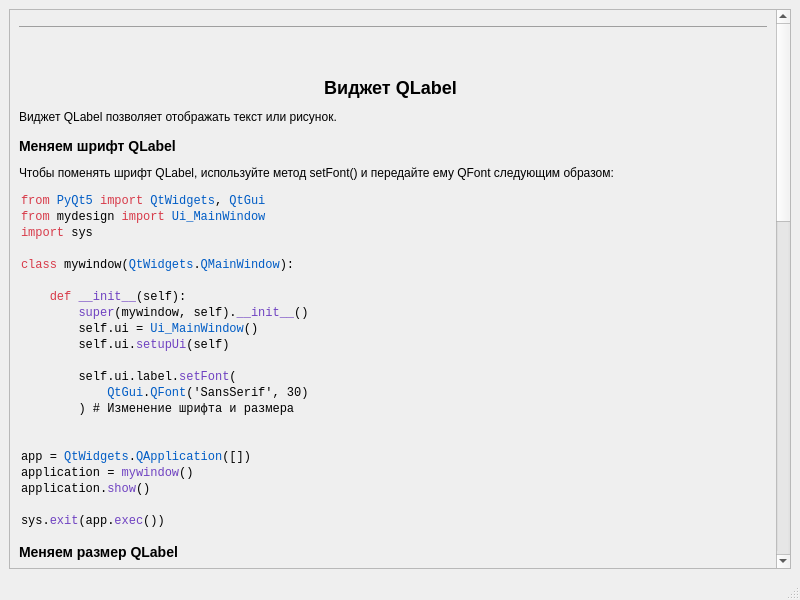
<?xml version="1.0" encoding="UTF-8"?>
<ui version="4.0">
 <class>MainWindow5</class>
 <widget class="QMainWindow" name="MainWindow5">
  <property name="geometry">
   <rect>
    <x>0</x>
    <y>0</y>
    <width>800</width>
    <height>600</height>
   </rect>
  </property>
  <property name="windowTitle">
   <string>MainWindow</string>
  </property>
  <widget class="QWidget" name="centralwidget">
   <layout class="QVBoxLayout" name="verticalLayout">
    <item>
     <widget class="QScrollArea" name="scrollArea">
      <property name="widgetResizable">
       <bool>true</bool>
      </property>
      <widget class="QWidget" name="scrollAreaWidgetContents">
       <property name="geometry">
        <rect>
         <x>0</x>
         <y>0</y>
         <width>767</width>
         <height>1500</height>
        </rect>
       </property>
       <layout class="QVBoxLayout" name="verticalLayout_2">
        <item>
         <widget class="QLabel" name="label">
          <property name="text">
           <string>&lt;html&gt;
&lt;head&gt;
&lt;style&gt;


.blob-code-inner{overflow:visible;font-family:SFMono-Regular,Consolas,Liberation Mono,Menlo,monospace;font-size:12px;color:var(--color-text-primary);word-wrap:normal;white-space:pre}

.pl-k{color:#d73a49}
.pl-v{color:#005cc5}
.pl-en{color:#6f42c1}
&lt;/style&gt;
&lt;/head&gt;
&lt;body&gt;
&lt;hr&gt;
&lt;br&gt;&lt;b&gt;
&lt;h2 ALIGN=&quot;center&quot;&gt;Виджет QLabel &lt;/h2&gt;
&lt;/b&gt;
&lt;p&gt;
Виджет QLabel позволяет отображать текст или рисунок.
&lt;p&gt;
&lt;h3&gt;Меняем шрифт QLabel&lt;/h3 &gt;
&lt;p&gt;
Чтобы поменять шрифт QLabel, используйте метод setFont() и передайте ему QFont следующим образом:
&lt;p&gt;
&lt;table class=&quot;highlight tab-size js-file-line-container&quot; data-tab-size=&quot;8&quot; data-paste-markdown-skip&gt;
      &lt;tr&gt;
        
        &lt;td id=&quot;file-123-py-LC1&quot; class=&quot;blob-code blob-code-inner js-file-line&quot;&gt;&lt;span class=pl-k&gt;from&lt;/span&gt; &lt;span class=pl-v&gt;PyQt5&lt;/span&gt; &lt;span class=pl-k&gt;import&lt;/span&gt; &lt;span class=pl-v&gt;QtWidgets&lt;/span&gt;, &lt;span class=pl-v&gt;QtGui&lt;/span&gt;&lt;/td&gt;
      &lt;/tr&gt;
      &lt;tr&gt;
        
        &lt;td id=&quot;file-123-py-LC2&quot; class=&quot;blob-code blob-code-inner js-file-line&quot;&gt;&lt;span class=pl-k&gt;from&lt;/span&gt; &lt;span class=pl-s1&gt;mydesign&lt;/span&gt; &lt;span class=pl-k&gt;import&lt;/span&gt; &lt;span class=pl-v&gt;Ui_MainWindow&lt;/span&gt;&lt;/td&gt;
      &lt;/tr&gt;
      &lt;tr&gt;
        
        &lt;td id=&quot;file-123-py-LC3&quot; class=&quot;blob-code blob-code-inner js-file-line&quot;&gt;&lt;span class=pl-k&gt;import&lt;/span&gt; &lt;span class=pl-s1&gt;sys&lt;/span&gt;&lt;/td&gt;
      &lt;/tr&gt;
      &lt;tr&gt;
        
        &lt;td id=&quot;file-123-py-LC5&quot; class=&quot;blob-code blob-code-inner js-file-line&quot;&gt; &lt;/td&gt;
      &lt;/tr&gt;
      &lt;tr&gt;
        
        &lt;td id=&quot;file-123-py-LC6&quot; class=&quot;blob-code blob-code-inner js-file-line&quot;&gt;&lt;span class=pl-k&gt;class&lt;/span&gt; &lt;span class=pl-s1&gt;mywindow&lt;/span&gt;(&lt;span class=pl-v&gt;QtWidgets&lt;/span&gt;.&lt;span class=pl-v&gt;QMainWindow&lt;/span&gt;):&lt;/td&gt;
      &lt;/tr&gt;
      &lt;tr&gt;
        
        &lt;td id=&quot;file-123-py-LC7&quot; class=&quot;blob-code blob-code-inner js-file-line&quot;&gt; &lt;/td&gt;
      &lt;/tr&gt;
      &lt;tr&gt;
        
        &lt;td id=&quot;file-123-py-LC8&quot; class=&quot;blob-code blob-code-inner js-file-line&quot;&gt;    &lt;span class=pl-k&gt;def&lt;/span&gt; &lt;span class=pl-en&gt;__init__&lt;/span&gt;(&lt;span class=pl-s1&gt;self&lt;/span&gt;):&lt;/td&gt;
      &lt;/tr&gt;
      &lt;tr&gt;
        
        &lt;td id=&quot;file-123-py-LC9&quot; class=&quot;blob-code blob-code-inner js-file-line&quot;&gt;        &lt;span class=pl-en&gt;super&lt;/span&gt;(&lt;span class=pl-s1&gt;mywindow&lt;/span&gt;, &lt;span class=pl-s1&gt;self&lt;/span&gt;).&lt;span class=pl-en&gt;__init__&lt;/span&gt;()&lt;/td&gt;
      &lt;/tr&gt;
      &lt;tr&gt;
        
        &lt;td id=&quot;file-123-py-LC10&quot; class=&quot;blob-code blob-code-inner js-file-line&quot;&gt;        &lt;span class=pl-s1&gt;self&lt;/span&gt;.&lt;span class=pl-s1&gt;ui&lt;/span&gt; &lt;span class=pl-c1&gt;=&lt;/span&gt; &lt;span class=pl-v&gt;Ui_MainWindow&lt;/span&gt;()&lt;/td&gt;
      &lt;/tr&gt;
      &lt;tr&gt;
        
        &lt;td id=&quot;file-123-py-LC11&quot; class=&quot;blob-code blob-code-inner js-file-line&quot;&gt;        &lt;span class=pl-s1&gt;self&lt;/span&gt;.&lt;span class=pl-s1&gt;ui&lt;/span&gt;.&lt;span class=pl-en&gt;setupUi&lt;/span&gt;(&lt;span class=pl-s1&gt;self&lt;/span&gt;)&lt;/td&gt;
      &lt;/tr&gt;
      &lt;tr&gt;
        
        &lt;td id=&quot;file-123-py-LC12&quot; class=&quot;blob-code blob-code-inner js-file-line&quot;&gt;        &lt;/td&gt;
      &lt;/tr&gt;
      &lt;tr&gt;
        
        &lt;td id=&quot;file-123-py-LC13&quot; class=&quot;blob-code blob-code-inner js-file-line&quot;&gt;        &lt;span class=pl-s1&gt;self&lt;/span&gt;.&lt;span class=pl-s1&gt;ui&lt;/span&gt;.&lt;span class=pl-s1&gt;label&lt;/span&gt;.&lt;span class=pl-en&gt;setFont&lt;/span&gt;(&lt;/td&gt;
      &lt;/tr&gt;
      &lt;tr&gt;
        
        &lt;td id=&quot;file-123-py-LC14&quot; class=&quot;blob-code blob-code-inner js-file-line&quot;&gt;            &lt;span class=pl-v&gt;QtGui&lt;/span&gt;.&lt;span class=pl-v&gt;QFont&lt;/span&gt;(&lt;span class=pl-s&gt;&amp;#39;SansSerif&amp;#39;&lt;/span&gt;, &lt;span class=pl-c1&gt;30&lt;/span&gt;)&lt;/td&gt;
      &lt;/tr&gt;
      &lt;tr&gt;
        
        &lt;td id=&quot;file-123-py-LC15&quot; class=&quot;blob-code blob-code-inner js-file-line&quot;&gt;        ) &lt;span class=pl-c&gt;# Изменение шрифта и размера&lt;/span&gt;&lt;/td&gt;
      &lt;/tr&gt;
      &lt;tr&gt;
        
        &lt;td id=&quot;file-123-py-LC16&quot; class=&quot;blob-code blob-code-inner js-file-line&quot;&gt; &lt;/td&gt;
      &lt;/tr&gt;
      &lt;tr&gt;
        
        &lt;td id=&quot;file-123-py-LC17&quot; class=&quot;blob-code blob-code-inner js-file-line&quot;&gt; &lt;/td&gt;
      &lt;/tr&gt;
      &lt;tr&gt;
        
        &lt;td id=&quot;file-123-py-LC18&quot; class=&quot;blob-code blob-code-inner js-file-line&quot;&gt;&lt;span class=pl-s1&gt;app&lt;/span&gt; &lt;span class=pl-c1&gt;=&lt;/span&gt; &lt;span class=pl-v&gt;QtWidgets&lt;/span&gt;.&lt;span class=pl-v&gt;QApplication&lt;/span&gt;([])&lt;/td&gt;
      &lt;/tr&gt;
      &lt;tr&gt;
        
        &lt;td id=&quot;file-123-py-LC19&quot; class=&quot;blob-code blob-code-inner js-file-line&quot;&gt;&lt;span class=pl-s1&gt;application&lt;/span&gt; &lt;span class=pl-c1&gt;=&lt;/span&gt; &lt;span class=pl-en&gt;mywindow&lt;/span&gt;()&lt;/td&gt;
      &lt;/tr&gt;
      &lt;tr&gt;
        
        &lt;td id=&quot;file-123-py-LC20&quot; class=&quot;blob-code blob-code-inner js-file-line&quot;&gt;&lt;span class=pl-s1&gt;application&lt;/span&gt;.&lt;span class=pl-en&gt;show&lt;/span&gt;()&lt;/td&gt;
      &lt;/tr&gt;
      &lt;tr&gt;
        
        &lt;td id=&quot;file-123-py-LC21&quot; class=&quot;blob-code blob-code-inner js-file-line&quot;&gt; &lt;/td&gt;
      &lt;/tr&gt;
      &lt;tr&gt;
        
        &lt;td id=&quot;file-123-py-LC22&quot; class=&quot;blob-code blob-code-inner js-file-line&quot;&gt;&lt;span class=pl-s1&gt;sys&lt;/span&gt;.&lt;span class=pl-en&gt;exit&lt;/span&gt;(&lt;span class=pl-s1&gt;app&lt;/span&gt;.&lt;span class=pl-en&gt;exec&lt;/span&gt;())&lt;/td&gt;
      &lt;/tr&gt;

&lt;/table&gt;
&lt;p&gt;
&lt;h3&gt;Меняем размер QLabel&lt;/h3&gt;
&lt;p&gt;
Чтобы поменять размер QLabel, вам нужно указать его геометрию при помощи метода setGeometry(), вот так:
&lt;p&gt;
&lt;table class=&quot;highlight tab-size js-file-line-container&quot; data-tab-size=&quot;8&quot; data-paste-markdown-skip&gt;
      &lt;tr&gt;
        
        &lt;td id=&quot;file-2-py-LC1&quot; class=&quot;blob-code blob-code-inner js-file-line&quot;&gt;&lt;span class=pl-k&gt;from&lt;/span&gt; &lt;span class=pl-v&gt;PyQt5&lt;/span&gt; &lt;span class=pl-k&gt;import&lt;/span&gt; &lt;span class=pl-v&gt;QtWidgets&lt;/span&gt;, &lt;span class=pl-v&gt;QtGui&lt;/span&gt;,&lt;span class=pl-v&gt;QtCore&lt;/span&gt;&lt;/td&gt;
      &lt;/tr&gt;
      &lt;tr&gt;
        
        &lt;td id=&quot;file-2-py-LC2&quot; class=&quot;blob-code blob-code-inner js-file-line&quot;&gt;&lt;span class=pl-k&gt;from&lt;/span&gt; &lt;span class=pl-s1&gt;mydesign&lt;/span&gt; &lt;span class=pl-k&gt;import&lt;/span&gt; &lt;span class=pl-v&gt;Ui_MainWindow&lt;/span&gt;&lt;/td&gt;
      &lt;/tr&gt;
      &lt;tr&gt;
        
        &lt;td id=&quot;file-2-py-LC3&quot; class=&quot;blob-code blob-code-inner js-file-line&quot;&gt;&lt;span class=pl-k&gt;import&lt;/span&gt; &lt;span class=pl-s1&gt;sys&lt;/span&gt;&lt;/td&gt;
      &lt;/tr&gt;
      &lt;tr&gt;
        
        &lt;td id=&quot;file-2-py-LC4&quot; class=&quot;blob-code blob-code-inner js-file-line&quot;&gt; &lt;/td&gt;
      &lt;/tr&gt;
      &lt;tr&gt;
        
        &lt;td id=&quot;file-2-py-LC5&quot; class=&quot;blob-code blob-code-inner js-file-line&quot;&gt;&lt;span class=pl-k&gt;class&lt;/span&gt; &lt;span class=pl-s1&gt;mywindow&lt;/span&gt;(&lt;span class=pl-v&gt;QtWidgets&lt;/span&gt;.&lt;span class=pl-v&gt;QMainWindow&lt;/span&gt;):&lt;/td&gt;
      &lt;/tr&gt;
      &lt;tr&gt;
        
        &lt;td id=&quot;file-2-py-LC6&quot; class=&quot;blob-code blob-code-inner js-file-line&quot;&gt; &lt;/td&gt;
      &lt;/tr&gt;
      &lt;tr&gt;
        
        &lt;td id=&quot;file-2-py-LC7&quot; class=&quot;blob-code blob-code-inner js-file-line&quot;&gt;    &lt;span class=pl-k&gt;def&lt;/span&gt; &lt;span class=pl-en&gt;__init__&lt;/span&gt;(&lt;span class=pl-s1&gt;self&lt;/span&gt;):&lt;/td&gt;
      &lt;/tr&gt;
      &lt;tr&gt;
        
        &lt;td id=&quot;file-2-py-LC8&quot; class=&quot;blob-code blob-code-inner js-file-line&quot;&gt;        &lt;span class=pl-en&gt;super&lt;/span&gt;(&lt;span class=pl-s1&gt;mywindow&lt;/span&gt;, &lt;span class=pl-s1&gt;self&lt;/span&gt;).&lt;span class=pl-en&gt;__init__&lt;/span&gt;()&lt;/td&gt;
      &lt;/tr&gt;
      &lt;tr&gt;
        
        &lt;td id=&quot;file-2-py-LC9&quot; class=&quot;blob-code blob-code-inner js-file-line&quot;&gt;        &lt;span class=pl-s1&gt;self&lt;/span&gt;.&lt;span class=pl-s1&gt;ui&lt;/span&gt; &lt;span class=pl-c1&gt;=&lt;/span&gt; &lt;span class=pl-v&gt;Ui_MainWindow&lt;/span&gt;()&lt;/td&gt;
      &lt;/tr&gt;
      &lt;tr&gt;
        
        &lt;td id=&quot;file-2-py-LC10&quot; class=&quot;blob-code blob-code-inner js-file-line&quot;&gt;        &lt;span class=pl-s1&gt;self&lt;/span&gt;.&lt;span class=pl-s1&gt;ui&lt;/span&gt;.&lt;span class=pl-en&gt;setupUi&lt;/span&gt;(&lt;span class=pl-s1&gt;self&lt;/span&gt;)&lt;/td&gt;
      &lt;/tr&gt;
      &lt;tr&gt;
        
        &lt;td id=&quot;file-2-py-LC11&quot; class=&quot;blob-code blob-code-inner js-file-line&quot;&gt;        &lt;/td&gt;
      &lt;/tr&gt;
      &lt;tr&gt;
        
        &lt;td id=&quot;file-2-py-LC12&quot; class=&quot;blob-code blob-code-inner js-file-line&quot;&gt;        &lt;span class=pl-s1&gt;self&lt;/span&gt;.&lt;span class=pl-s1&gt;ui&lt;/span&gt;.&lt;span class=pl-s1&gt;label&lt;/span&gt;.&lt;span class=pl-en&gt;setFont&lt;/span&gt;(&lt;/td&gt;
      &lt;/tr&gt;
      &lt;tr&gt;
        
        &lt;td id=&quot;file-2-py-LC13&quot; class=&quot;blob-code blob-code-inner js-file-line&quot;&gt;            &lt;span class=pl-v&gt;QtGui&lt;/span&gt;.&lt;span class=pl-v&gt;QFont&lt;/span&gt;(&lt;span class=pl-s&gt;&amp;#39;SansSerif&amp;#39;&lt;/span&gt;, &lt;span class=pl-c1&gt;30&lt;/span&gt;)&lt;/td&gt;
      &lt;/tr&gt;
      &lt;tr&gt;
        
        &lt;td id=&quot;file-2-py-LC14&quot; class=&quot;blob-code blob-code-inner js-file-line&quot;&gt;        )&lt;/td&gt;
      &lt;/tr&gt;
      &lt;tr&gt;
        
        &lt;td id=&quot;file-2-py-LC15&quot; class=&quot;blob-code blob-code-inner js-file-line&quot;&gt; &lt;/td&gt;
      &lt;/tr&gt;
      &lt;tr&gt;
        
        &lt;td id=&quot;file-2-py-LC16&quot; class=&quot;blob-code blob-code-inner js-file-line&quot;&gt;        &lt;span class=pl-s1&gt;self&lt;/span&gt;.&lt;span class=pl-s1&gt;ui&lt;/span&gt;.&lt;span class=pl-s1&gt;label&lt;/span&gt;.&lt;span class=pl-en&gt;setGeometry&lt;/span&gt;(&lt;/td&gt;
      &lt;/tr&gt;
      &lt;tr&gt;
        
        &lt;td id=&quot;file-2-py-LC17&quot; class=&quot;blob-code blob-code-inner js-file-line&quot;&gt;            &lt;span class=pl-v&gt;QtCore&lt;/span&gt;.&lt;span class=pl-v&gt;QRect&lt;/span&gt;(&lt;span class=pl-c1&gt;10&lt;/span&gt;, &lt;span class=pl-c1&gt;10&lt;/span&gt;, &lt;span class=pl-c1&gt;200&lt;/span&gt;, &lt;span class=pl-c1&gt;200&lt;/span&gt;)&lt;/td&gt;
      &lt;/tr&gt;
      &lt;tr&gt;
        
        &lt;td id=&quot;file-2-py-LC18&quot; class=&quot;blob-code blob-code-inner js-file-line&quot;&gt;        ) &lt;span class=pl-c&gt;# изменить геометрию ярлыка&lt;/span&gt;&lt;/td&gt;
      &lt;/tr&gt;
      &lt;tr&gt;
        
        &lt;td id=&quot;file-2-py-LC19&quot; class=&quot;blob-code blob-code-inner js-file-line&quot;&gt; &lt;/td&gt;
      &lt;/tr&gt;
      &lt;tr&gt;
        
        &lt;td id=&quot;file-2-py-LC20&quot; class=&quot;blob-code blob-code-inner js-file-line&quot;&gt; &lt;/td&gt;
      &lt;/tr&gt;
      &lt;tr&gt;
        
        &lt;td id=&quot;file-2-py-LC21&quot; class=&quot;blob-code blob-code-inner js-file-line&quot;&gt;&lt;span class=pl-s1&gt;app&lt;/span&gt; &lt;span class=pl-c1&gt;=&lt;/span&gt; &lt;span class=pl-v&gt;QtWidgets&lt;/span&gt;.&lt;span class=pl-v&gt;QApplication&lt;/span&gt;([])&lt;/td&gt;
      &lt;/tr&gt;
      &lt;tr&gt;
        
        &lt;td id=&quot;file-2-py-LC22&quot; class=&quot;blob-code blob-code-inner js-file-line&quot;&gt;&lt;span class=pl-s1&gt;application&lt;/span&gt; &lt;span class=pl-c1&gt;=&lt;/span&gt; &lt;span class=pl-en&gt;mywindow&lt;/span&gt;()&lt;/td&gt;
      &lt;/tr&gt;
      &lt;tr&gt;
        
        &lt;td id=&quot;file-2-py-LC23&quot; class=&quot;blob-code blob-code-inner js-file-line&quot;&gt;&lt;span class=pl-s1&gt;application&lt;/span&gt;.&lt;span class=pl-en&gt;show&lt;/span&gt;()&lt;/td&gt;
      &lt;/tr&gt;
      &lt;tr&gt;
        
        &lt;td id=&quot;file-2-py-LC24&quot; class=&quot;blob-code blob-code-inner js-file-line&quot;&gt; &lt;/td&gt;
      &lt;/tr&gt;
      &lt;tr&gt;
        
        &lt;td id=&quot;file-2-py-LC25&quot; class=&quot;blob-code blob-code-inner js-file-line&quot;&gt;&lt;span class=pl-s1&gt;sys&lt;/span&gt;.&lt;span class=pl-s1&gt;exit&lt;/span&gt;(&lt;span class=pl-s1&gt;app&lt;/span&gt;.&lt;span class=pl-en&gt;exec&lt;/span&gt;()&lt;/td&gt;
      &lt;/tr&gt;
&lt;/table&gt;
&lt;p&gt;
&lt;h3&gt;Меняем текст в QLabel&lt;/h3&gt;
&lt;p&gt;
Чтобы изменить текст в QLabel, вы можете использовать метод setText(), вот так:
&lt;p&gt;
&lt;table class=&quot;highlight tab-size js-file-line-container&quot; data-tab-size=&quot;8&quot; data-paste-markdown-skip&gt;
      &lt;tr&gt;
        
        &lt;td id=&quot;file-2-py-LC1&quot; class=&quot;blob-code blob-code-inner js-file-line&quot;&gt;&lt;span class=pl-k&gt;from&lt;/span&gt; &lt;span class=pl-v&gt;PyQt5&lt;/span&gt; &lt;span class=pl-k&gt;import&lt;/span&gt; &lt;span class=pl-v&gt;QtWidgets&lt;/span&gt;, &lt;span class=pl-v&gt;QtGui&lt;/span&gt;,&lt;span class=pl-v&gt;QtCore&lt;/span&gt;&lt;/td&gt;
      &lt;/tr&gt;
      &lt;tr&gt;
        
        &lt;td id=&quot;file-2-py-LC2&quot; class=&quot;blob-code blob-code-inner js-file-line&quot;&gt;&lt;span class=pl-k&gt;from&lt;/span&gt; &lt;span class=pl-s1&gt;qlabel&lt;/span&gt; &lt;span class=pl-k&gt;import&lt;/span&gt; &lt;span class=pl-v&gt;Ui_MainWindow&lt;/span&gt;&lt;/td&gt;
      &lt;/tr&gt;
      &lt;tr&gt;
        
        &lt;td id=&quot;file-2-py-LC3&quot; class=&quot;blob-code blob-code-inner js-file-line&quot;&gt;&lt;span class=pl-k&gt;import&lt;/span&gt; &lt;span class=pl-s1&gt;sys&lt;/span&gt;&lt;/td&gt;
      &lt;/tr&gt;
      &lt;tr&gt;
        
        &lt;td id=&quot;file-2-py-LC4&quot; class=&quot;blob-code blob-code-inner js-file-line&quot;&gt; &lt;/td&gt;
      &lt;/tr&gt;
      &lt;tr&gt;
        
        &lt;td id=&quot;file-2-py-LC5&quot; class=&quot;blob-code blob-code-inner js-file-line&quot;&gt;&lt;span class=pl-k&gt;class&lt;/span&gt; &lt;span class=pl-s1&gt;mywindow&lt;/span&gt;(&lt;span class=pl-v&gt;QtWidgets&lt;/span&gt;.&lt;span class=pl-v&gt;QMainWindow&lt;/span&gt;):&lt;/td&gt;
      &lt;/tr&gt;
      &lt;tr&gt;
        
        &lt;td id=&quot;file-2-py-LC6&quot; class=&quot;blob-code blob-code-inner js-file-line&quot;&gt; &lt;/td&gt;
      &lt;/tr&gt;
      &lt;tr&gt;
        
        &lt;td id=&quot;file-2-py-LC7&quot; class=&quot;blob-code blob-code-inner js-file-line&quot;&gt;    &lt;span class=pl-k&gt;def&lt;/span&gt; &lt;span class=pl-en&gt;__init__&lt;/span&gt;(&lt;span class=pl-s1&gt;self&lt;/span&gt;):&lt;/td&gt;
      &lt;/tr&gt;
      &lt;tr&gt;
        
        &lt;td id=&quot;file-2-py-LC8&quot; class=&quot;blob-code blob-code-inner js-file-line&quot;&gt;        &lt;span class=pl-en&gt;super&lt;/span&gt;(&lt;span class=pl-s1&gt;mywindow&lt;/span&gt;, &lt;span class=pl-s1&gt;self&lt;/span&gt;).&lt;span class=pl-en&gt;__init__&lt;/span&gt;()&lt;/td&gt;
      &lt;/tr&gt;
      &lt;tr&gt;
        
        &lt;td id=&quot;file-2-py-LC9&quot; class=&quot;blob-code blob-code-inner js-file-line&quot;&gt;        &lt;span class=pl-s1&gt;self&lt;/span&gt;.&lt;span class=pl-s1&gt;ui&lt;/span&gt; &lt;span class=pl-c1&gt;=&lt;/span&gt; &lt;span class=pl-v&gt;Ui_MainWindow&lt;/span&gt;()&lt;/td&gt;
      &lt;/tr&gt;
      &lt;tr&gt;
        
        &lt;td id=&quot;file-2-py-LC10&quot; class=&quot;blob-code blob-code-inner js-file-line&quot;&gt;        &lt;span class=pl-s1&gt;self&lt;/span&gt;.&lt;span class=pl-s1&gt;ui&lt;/span&gt;.&lt;span class=pl-en&gt;setupUi&lt;/span&gt;(&lt;span class=pl-s1&gt;self&lt;/span&gt;)&lt;/td&gt;
      &lt;/tr&gt;
      &lt;tr&gt;
        
        &lt;td id=&quot;file-2-py-LC11&quot; class=&quot;blob-code blob-code-inner js-file-line&quot;&gt;        &lt;/td&gt;
      &lt;/tr&gt;
      &lt;tr&gt;
        
        &lt;td id=&quot;file-2-py-LC12&quot; class=&quot;blob-code blob-code-inner js-file-line&quot;&gt;        &lt;span class=pl-s1&gt;self&lt;/span&gt;.&lt;span class=pl-s1&gt;ui&lt;/span&gt;.&lt;span class=pl-s1&gt;label&lt;/span&gt;.&lt;span class=pl-en&gt;setFont&lt;/span&gt;(&lt;/td&gt;
      &lt;/tr&gt;
      &lt;tr&gt;
        
        &lt;td id=&quot;file-2-py-LC13&quot; class=&quot;blob-code blob-code-inner js-file-line&quot;&gt;            &lt;span class=pl-v&gt;QtGui&lt;/span&gt;.&lt;span class=pl-v&gt;QFont&lt;/span&gt;(&lt;span class=pl-s&gt;&amp;#39;SansSerif&amp;#39;&lt;/span&gt;, &lt;span class=pl-c1&gt;30&lt;/span&gt;)&lt;/td&gt;
      &lt;/tr&gt;
      &lt;tr&gt;
        
        &lt;td id=&quot;file-2-py-LC14&quot; class=&quot;blob-code blob-code-inner js-file-line&quot;&gt;        )&lt;/td&gt;
      &lt;/tr&gt;
      &lt;tr&gt;
        
        &lt;td id=&quot;file-2-py-LC15&quot; class=&quot;blob-code blob-code-inner js-file-line&quot;&gt;        &lt;/td&gt;
      &lt;/tr&gt;
      &lt;tr&gt;
        
        &lt;td id=&quot;file-2-py-LC16&quot; class=&quot;blob-code blob-code-inner js-file-line&quot;&gt;        &lt;span class=pl-s1&gt;self&lt;/span&gt;.&lt;span class=pl-s1&gt;ui&lt;/span&gt;.&lt;span class=pl-s1&gt;label&lt;/span&gt;.&lt;span class=pl-en&gt;setGeometry&lt;/span&gt;(&lt;/td&gt;
      &lt;/tr&gt;
      &lt;tr&gt;
        
        &lt;td id=&quot;file-2-py-LC17&quot; class=&quot;blob-code blob-code-inner js-file-line&quot;&gt;            &lt;span class=pl-v&gt;QtCore&lt;/span&gt;.&lt;span class=pl-v&gt;QRect&lt;/span&gt;(&lt;span class=pl-c1&gt;10&lt;/span&gt;, &lt;span class=pl-c1&gt;10&lt;/span&gt;, &lt;span class=pl-c1&gt;200&lt;/span&gt;, &lt;span class=pl-c1&gt;200&lt;/span&gt;)&lt;/td&gt;
      &lt;/tr&gt;
      &lt;tr&gt;
        
        &lt;td id=&quot;file-2-py-LC18&quot; class=&quot;blob-code blob-code-inner js-file-line&quot;&gt;        )&lt;/td&gt;
      &lt;/tr&gt;
      &lt;tr&gt;
        
        &lt;td id=&quot;file-2-py-LC19&quot; class=&quot;blob-code blob-code-inner js-file-line&quot;&gt;        &lt;/td&gt;
      &lt;/tr&gt;
      &lt;tr&gt;
        
        &lt;td id=&quot;file-2-py-LC20&quot; class=&quot;blob-code blob-code-inner js-file-line&quot;&gt;        &lt;span class=pl-s1&gt;self&lt;/span&gt;.&lt;span class=pl-s1&gt;ui&lt;/span&gt;.&lt;span class=pl-s1&gt;label&lt;/span&gt;.&lt;span class=pl-en&gt;setText&lt;/span&gt;(&lt;span class=pl-s&gt;&amp;quot;PyScripts&amp;quot;&lt;/span&gt;) &lt;span class=pl-c&gt;# Меняем текст&lt;/span&gt;&lt;/td&gt;
      &lt;/tr&gt;
      &lt;tr&gt;
        
        &lt;td id=&quot;file-2-py-LC21&quot; class=&quot;blob-code blob-code-inner js-file-line&quot;&gt; &lt;/td&gt;
      &lt;/tr&gt;
      &lt;tr&gt;
        
        &lt;td id=&quot;file-2-py-LC22&quot; class=&quot;blob-code blob-code-inner js-file-line&quot;&gt; &lt;/td&gt;
      &lt;/tr&gt;
      &lt;tr&gt;
        
        &lt;td id=&quot;file-2-py-LC23&quot; class=&quot;blob-code blob-code-inner js-file-line&quot;&gt;&lt;span class=pl-s1&gt;app&lt;/span&gt; &lt;span class=pl-c1&gt;=&lt;/span&gt; &lt;span class=pl-v&gt;QtWidgets&lt;/span&gt;.&lt;span class=pl-v&gt;QApplication&lt;/span&gt;([])&lt;/td&gt;
      &lt;/tr&gt;
      &lt;tr&gt;
        
        &lt;td id=&quot;file-2-py-LC24&quot; class=&quot;blob-code blob-code-inner js-file-line&quot;&gt;&lt;span class=pl-s1&gt;application&lt;/span&gt; &lt;span class=pl-c1&gt;=&lt;/span&gt; &lt;span class=pl-en&gt;mywindow&lt;/span&gt;()&lt;/td&gt;
      &lt;/tr&gt;
      &lt;tr&gt;
        
        &lt;td id=&quot;file-2-py-LC25&quot; class=&quot;blob-code blob-code-inner js-file-line&quot;&gt;&lt;span class=pl-s1&gt;application&lt;/span&gt;.&lt;span class=pl-en&gt;show&lt;/span&gt;()&lt;/td&gt;
      &lt;/tr&gt;
      &lt;tr&gt;
        
        &lt;td id=&quot;file-2-py-LC26&quot; class=&quot;blob-code blob-code-inner js-file-line&quot;&gt; &lt;/td&gt;
      &lt;/tr&gt;
      &lt;tr&gt;
        
        &lt;td id=&quot;file-2-py-LC27&quot; class=&quot;blob-code blob-code-inner js-file-line&quot;&gt;&lt;span class=pl-s1&gt;sys&lt;/span&gt;.&lt;span class=pl-en&gt;exit&lt;/span&gt;(&lt;span class=pl-s1&gt;app&lt;/span&gt;.&lt;span class=pl-en&gt;exec&lt;/span&gt;())&lt;/td&gt;
      &lt;/tr&gt;
&lt;/table&gt;


&lt;/body&gt;
&lt;/html&gt;</string>
          </property>
          <property name="alignment">
           <set>Qt::AlignLeading|Qt::AlignLeft|Qt::AlignTop</set>
          </property>
          <property name="wordWrap">
           <bool>false</bool>
          </property>
          <property name="textInteractionFlags">
           <set>Qt::TextSelectableByMouse</set>
          </property>
         </widget>
        </item>
       </layout>
      </widget>
     </widget>
    </item>
   </layout>
  </widget>
  <widget class="QMenuBar" name="menubar">
   <property name="geometry">
    <rect>
     <x>0</x>
     <y>0</y>
     <width>800</width>
     <height>22</height>
    </rect>
   </property>
  </widget>
  <widget class="QStatusBar" name="statusbar"/>
 </widget>
 <resources/>
 <connections/>
</ui>
